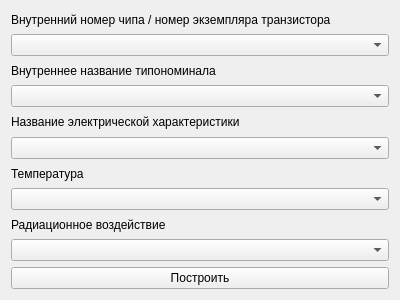
<?xml version="1.0" encoding="UTF-8"?>
<ui version="4.0">
 <class>Form</class>
 <widget class="QWidget" name="Form">
  <property name="geometry">
   <rect>
    <x>0</x>
    <y>0</y>
    <width>400</width>
    <height>300</height>
   </rect>
  </property>
  <property name="focusPolicy">
   <enum>Qt::ClickFocus</enum>
  </property>
  <property name="windowTitle">
   <string>Выбор характеристики</string>
  </property>
  <layout class="QGridLayout" name="gridLayout_2">
   <item row="0" column="0">
    <layout class="QGridLayout" name="gridLayout">
     <item row="2" column="0">
      <widget class="QComboBox" name="chip_number_box">
       <property name="maxVisibleItems">
        <number>10</number>
       </property>
      </widget>
     </item>
     <item row="4" column="0">
      <widget class="QComboBox" name="transistor_type_box">
       <property name="enabled">
        <bool>true</bool>
       </property>
      </widget>
     </item>
     <item row="3" column="0">
      <widget class="QLabel" name="label_4">
       <property name="text">
        <string>Внутреннее название типономинала</string>
       </property>
      </widget>
     </item>
     <item row="5" column="0">
      <widget class="QLabel" name="label_3">
       <property name="text">
        <string>Название электрической характеристики </string>
       </property>
      </widget>
     </item>
     <item row="9" column="0">
      <widget class="QLabel" name="label">
       <property name="text">
        <string>Радиационное воздействие</string>
       </property>
      </widget>
     </item>
     <item row="7" column="0">
      <widget class="QLabel" name="label_2">
       <property name="text">
        <string>Температура </string>
       </property>
      </widget>
     </item>
     <item row="6" column="0">
      <widget class="QComboBox" name="characteristic_box">
       <property name="enabled">
        <bool>true</bool>
       </property>
      </widget>
     </item>
     <item row="8" column="0">
      <widget class="QComboBox" name="temperature_box">
       <property name="enabled">
        <bool>true</bool>
       </property>
      </widget>
     </item>
     <item row="10" column="0">
      <widget class="QComboBox" name="radiancy_box">
       <property name="enabled">
        <bool>true</bool>
       </property>
       <property name="editable">
        <bool>false</bool>
       </property>
       <property name="maxVisibleItems">
        <number>10</number>
       </property>
      </widget>
     </item>
     <item row="11" column="0">
      <widget class="QPushButton" name="plotButton">
       <property name="text">
        <string>Построить</string>
       </property>
      </widget>
     </item>
     <item row="1" column="0">
      <widget class="QLabel" name="label_5">
       <property name="text">
        <string>Внутренний номер чипа / номер экземпляра транзистора</string>
       </property>
      </widget>
     </item>
    </layout>
   </item>
  </layout>
 </widget>
 <resources/>
 <connections/>
</ui>
